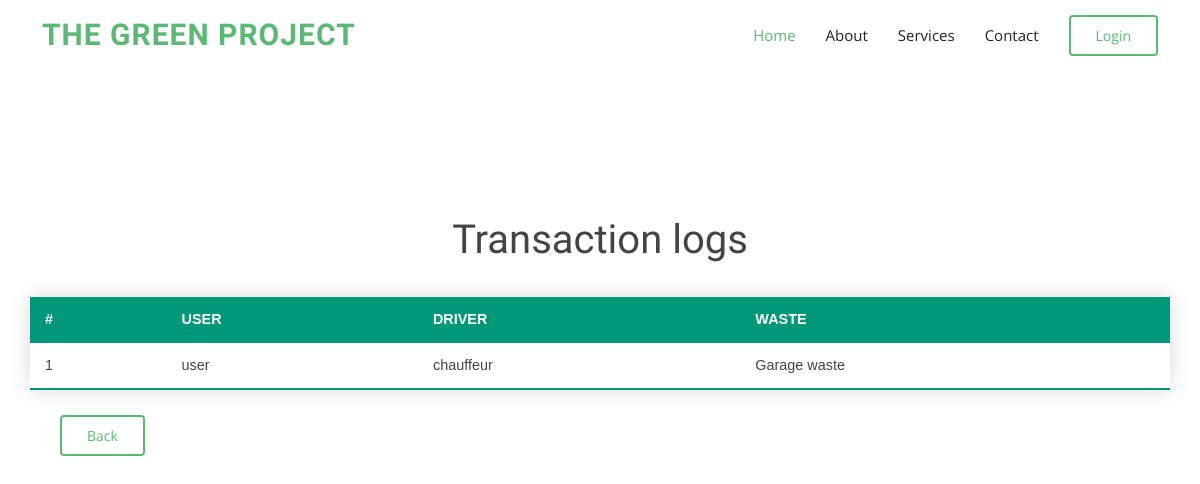
Page /functions/transactions.php on the earlier database version.
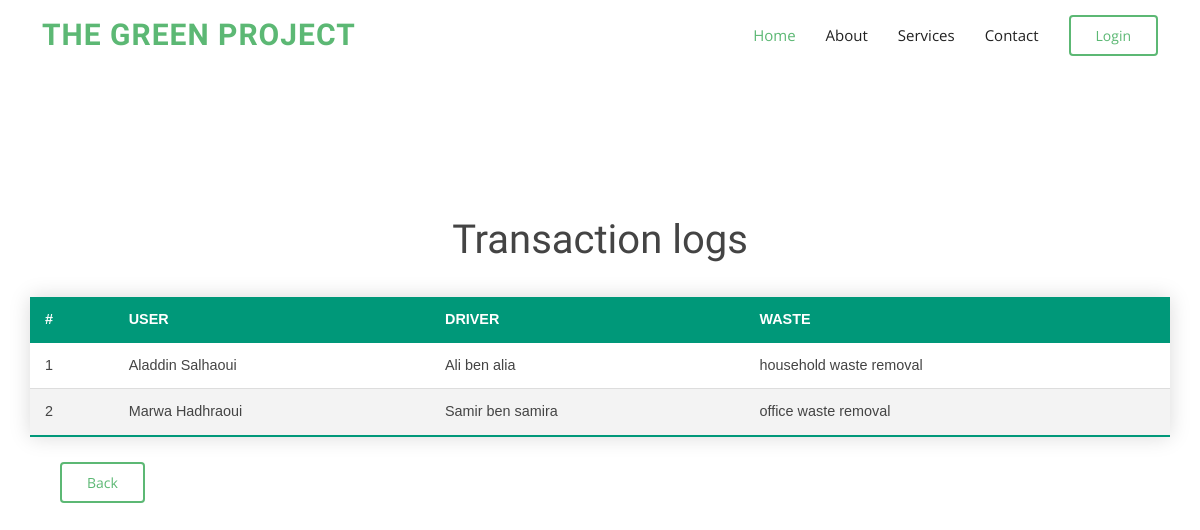
Same page on the later database version.
### tables this page shows
CREATE TABLE IF NOT EXISTS `transactions` (
  `id` int(11) NOT NULL AUTO_INCREMENT,
  `user_id` int(11) NOT NULL,
  `driver_id` int(11) NOT NULL,
  `waste_id` int(11) NOT NULL,
  PRIMARY KEY (`id`)
);

CREATE TABLE IF NOT EXISTS `user` (
  `immat` int(11) NOT NULL AUTO_INCREMENT,
  `username` varchar(20) NOT NULL,
  `password` varchar(20) NOT NULL,
  `email` varchar(100) NOT NULL,
  `number` int(50) NOT NULL,
  `role` varchar(20) NOT NULL,
  PRIMARY KEY (`immat`)
);

CREATE TABLE IF NOT EXISTS `waste` (
  `id` int(11) NOT NULL,
  `title` varchar(50) NOT NULL,
  `volume` int(11) NOT NULL,
  `categorie` varchar(50) NOT NULL,
  `poids` int(11) NOT NULL,
  `location` varchar(50) NOT NULL
);

### functions/transactions.php (the view, shortened to what this page needs)
<?php
include("connection.php"); ?>
<!DOCTYPE html>
<html>
<head>
    <link href="../assets/vendor/animate.css/animate.min.css" rel="stylesheet">
    <link href="../assets/vendor/bootstrap/css/bootstrap.min.css" rel="stylesheet">
    <link href="../assets/vendor/bootstrap-icons/bootstrap-icons.css" rel="stylesheet">
    <link href="../assets/vendor/boxicons/css/boxicons.min.css" rel="stylesheet">
    <link href="../assets/vendor/glightbox/css/glightbox.min.css" rel="stylesheet">
    <link href="../assets/vendor/swiper/swiper-bundle.min.css" rel="stylesheet">
    <link href="../assets/css/style.css" rel="stylesheet">
</head>
<body class="bgimg">
    <header id="header" class="d-flex align-items-center">
        <div class="container d-flex align-items-center">
            <h1 class="logo me-auto"><a href="index.php">The Green Project</a></h1>
            <nav id="navbar" class="navbar">
                <ul>
                    <li><a class="nav-link scrollto active" href="#hero">Home</a></li>
                    <li><a class="nav-link scrollto" href="#about">About</a></li>
                    <li><a class="nav-link scrollto" href="#services">Services</a></li>
                    <li><a class="nav-link scrollto" href="#contact">Contact</a></li>
                    <li><a class="getstarted scrollto" href="login.php">Login</a></li>
                </ul>
            </nav>
        </div>
    </header>
    <br><br><br><br><br><br><br><br><br>
    <h1 style="text-align:center">Transaction logs</h1>
    <div class="container">
        <div class="row">
            <?php
            $query = "SELECT * FROM transactions";
            $result = mysqli_query($idcon, $query);
            echo '<table class="styled-table">  <thead>
    <tr>
      <th scope="col">#</th>
      <th scope="col">USER</th>
      <th scope="col">DRIVER</th>
      <th scope="col">WASTE</th>
    </tr>
  </thead>';
            while ($row = mysqli_fetch_array($result)) {
                $tmp_id = $row['user_id'];
                $query = "SELECT username FROM user WHERE '$tmp_id' = immat";
                $tmp_result = mysqli_query($idcon, $query);
                $tmp_row = mysqli_fetch_array($tmp_result);
                $tmp_user = $tmp_row['username'];
                $tmp_id = $row['driver_id'];
                $query = "SELECT username FROM user WHERE '$tmp_id' = immat";
                $tmp_result = mysqli_query($idcon, $query);
                $tmp_row = mysqli_fetch_array($tmp_result);
                $tmp_driver = $tmp_row['username'];
                $tmp_id = $row['waste_id'];
                $query = "SELECT title FROM waste WHERE '$tmp_id' = id";
                $tmp_result = mysqli_query($idcon, $query);
                $tmp_row = mysqli_fetch_array($tmp_result);
                $tmp_waste = $tmp_row['title'];
                echo "<tr><td>" . htmlspecialchars($row['id']) . "</td><td>" . htmlspecialchars($tmp_user) . "</td><td>" . htmlspecialchars($tmp_driver) . "</td><td>" . htmlspecialchars($tmp_waste) . "</td></tr>";
            }
            echo "</table>";
            ?>
            <nav id="navbar" class="navbar"><a class="getstarted scrollto" onclick="history.back()">Back</a></nav>
        </div>
    </div>
</body>
</html>

### assets/css/style.css (style rules this page uses)
body { font-family: "Open Sans", sans-serif; color: #444444; }
a { text-decoration: none; color: #5cb874; }
h1, h2, h3, h4, h5, h6 { font-family: "Raleway", sans-serif; }
#header { background: #fff; transition: all 0.5s; z-index: 997; height: 70px; }
#header .logo { font-size: 30px; margin: 0; padding: 0; line-height: 1; font-weight: 700; letter-spacing: 1px; text-transform: uppercase; }
#header .logo a { color: #5cb874; }
.navbar { padding: 0; }
.navbar ul { margin: 0; padding: 0; display: flex; list-style: none; align-items: center; }
.navbar li { position: relative; }
.navbar a, .navbar a:focus { display: flex; align-items: center; justify-content: space-between; padding: 10px 0 10px 30px; font-size: 15px; color: #222222; white-space: nowrap; transition: 0.3s; }
.navbar a:hover, .navbar .active, .navbar .active:focus, .navbar li:hover>a { color: #5cb874; }
.navbar .getstarted, .navbar .getstarted:focus { color: #5cb874; padding: 8px 25px; margin-left: 30px; border-radius: 4px; border: 2px solid #5cb874; transition: 0.3s; font-size: 14px; }
.styled-table { border-collapse: collapse; margin: 25px 0; font-size: 0.9em; font-family: sans-serif; min-width: 400px; box-shadow: 0 0 20px rgba(0, 0, 0, 0.15); }
.styled-table thead tr { background-color: #009879; color: #ffffff; text-align: left; }
.styled-table th, .styled-table td { padding: 12px 15px; }
.styled-table tbody tr { border-bottom: 1px solid #dddddd; }
.styled-table tbody tr:nth-of-type(even) { background-color: #f3f3f3; }
.styled-table tbody tr:last-of-type { border-bottom: 2px solid #009879; }

### functions/transactions.php (style rules this page uses)
.styled-table { border-collapse: collapse; margin: 25px 0; font-size: 0.9em; font-family: sans-serif; min-width: 400px; box-shadow: 0 0 20px rgba(0, 0, 0, 0.15); }
.styled-table thead tr { background-color: #009879; color: #ffffff; text-align: left; }
.styled-table th, .styled-table td { padding: 12px 15px; }
.styled-table tbody tr { border-bottom: 1px solid #dddddd; }
.styled-table tbody tr:nth-of-type(even) { background-color: #f3f3f3; }
.styled-table tbody tr:last-of-type { border-bottom: 2px solid #009879; }

Differences in the rows shown:
changed transactions id 1: user.username "user" → "Aladdin Salhaoui"; user.username "chauffeur" → "Ali ben alia"; waste.title "Garage waste" → "household waste removal"
added transactions: id "2", user.username "Marwa Hadhraoui", user.username "Samir ben samira", waste.title "office waste removal"
